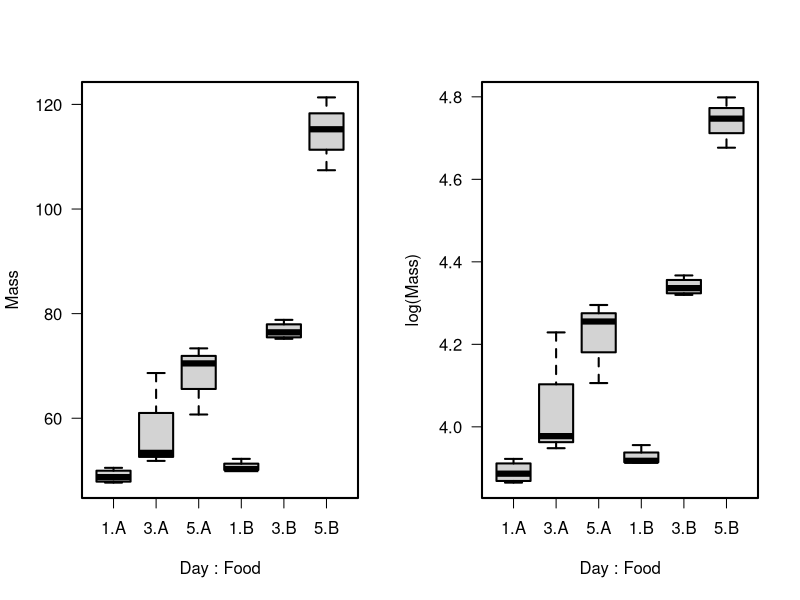

This chart was generated by the following R code:
rm(list = ls())
growthData <- read.table("./growthData.dat", header = TRUE)

par(mfrow = c(1,2),
    las = 1,
    family = "sans",
    lwd = 2,
    cex = 1)
boxplot(Mass ~ Day + Food, growthData, ylab = "Mass")
boxplot(log(Mass) ~ Day + Food, growthData, ylab = "log(Mass)")

